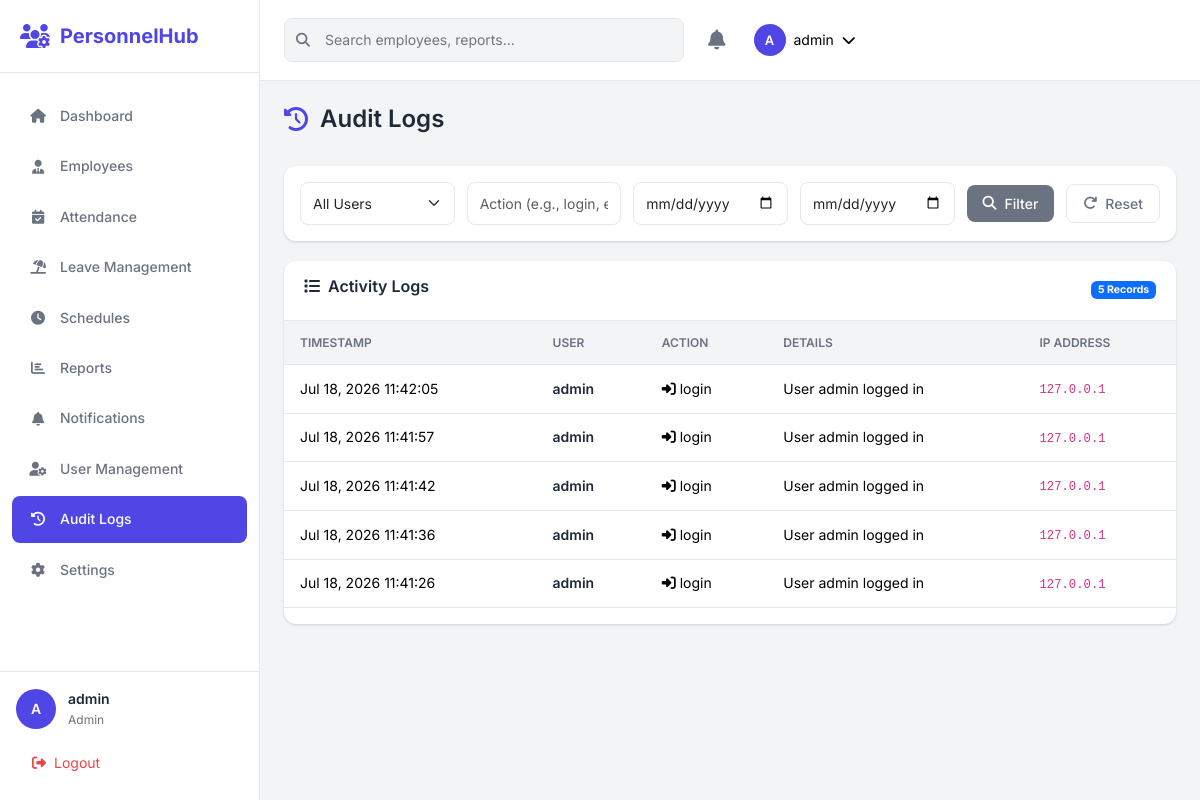
Screenshot of /audit-logs (signed in) with the database file from the repository.
### app.py (models this page shows, shortened)
class User(UserMixin, db.Model):
    __tablename__ = 'users'
    id = db.Column(db.Integer, primary_key=True)
    username = db.Column(db.String(64), unique=True, nullable=False)
    email = db.Column(db.String(120), unique=True, nullable=False)
    password_hash = db.Column(db.String(256), nullable=False)
    role = db.Column(db.String(20), nullable=False, default='employee')  # admin, hr, manager, employee
    employee_id = db.Column(db.Integer, db.ForeignKey('employees.id'), nullable=True)
    is_active = db.Column(db.Boolean, default=True)
    created_at = db.Column(db.DateTime, default=datetime.utcnow)
    updated_at = db.Column(db.DateTime, default=datetime.utcnow, onupdate=datetime.utcnow)
    employee = db.relationship('Employee', backref='user', uselist=False)
    def has_permission(self, permission):
        permissions = {
            'admin': ['all'],
            'hr': ['employees', 'attendance', 'leaves', 'reports', 'settings'],
            'manager': ['team_attendance', 'team_leaves', 'schedules'],
            'employee': ['profile', 'attendance', 'leaves']
        }
        return 'all' in permissions.get(self.role, []) or permission in permissions.get(self.role, [])

class AuditLog(db.Model):
    __tablename__ = 'audit_logs'
    id = db.Column(db.Integer, primary_key=True)
    user_id = db.Column(db.Integer, db.ForeignKey('users.id'), nullable=True)
    action = db.Column(db.String(64), nullable=False)
    details = db.Column(db.Text, nullable=True)
    ip_address = db.Column(db.String(45), nullable=True)
    created_at = db.Column(db.DateTime, default=datetime.utcnow)
    user = db.relationship('User', backref='audit_logs')

### app.py (the view)
@app.route('/audit-logs')
@login_required
@role_required('admin')
def audit_logs():
    user_id = request.args.get('user_id', type=int)
    action = request.args.get('action', '')
    date_from = request.args.get('date_from', '')
    date_to = request.args.get('date_to', '')
    page = request.args.get('page', 1, type=int)
    query = AuditLog.query
    if user_id:
        query = query.filter_by(user_id=user_id)
    if action:
        query = query.filter(AuditLog.action.ilike(f'%{action}%'))
    if date_from:
        query = query.filter(AuditLog.created_at >= datetime.strptime(date_from, '%Y-%m-%d'))
    if date_to:
        query = query.filter(AuditLog.created_at <= datetime.strptime(date_to, '%Y-%m-%d') + timedelta(days=1))
    logs = query.order_by(AuditLog.created_at.desc()).paginate(
        page=page, per_page=app.config['ITEMS_PER_PAGE'], error_out=False
    )
    users = User.query.all()
    return render_template('audit_logs.html',
                         logs=logs,
                         users=users,
                         selected_user=user_id,
                         selected_action=action,
                         date_from=date_from,
                         date_to=date_to)

### app.py (called while the page is built)
@login_manager.user_loader
def load_user(user_id):
    return User.query.get(int(user_id))

def role_required(*roles):
    def decorator(f):
        @wraps(f)
        def decorated_function(*args, **kwargs):
            if not current_user.is_authenticated:
                return redirect(url_for('login'))
            if current_user.role not in roles:
                flash('You do not have permission to access this page.', 'danger')
                return redirect(url_for('dashboard'))
            return f(*args, **kwargs)
        return decorated_function
    return decorator

@app.context_processor
def inject_now():
    return {
        'now': datetime.now(),
        'today': date.today(),
        'current_year': date.today().year
    }

### templates/audit_logs.html (shortened to what this page needs)
{% extends "base.html" %}
{% block content %}
<div class="page-header">
    <h1><i class="fas fa-history"></i> Audit Logs</h1>
</div>
<div class="filters-card">
    <form method="GET" class="filters-form">
        <div class="filter-group">
            <select name="user_id" class="form-select">
                <option value="">All Users</option>
            </select>
        </div>
        <div class="filter-group">
            <input type="text" name="action" placeholder="Action (e.g., login, edit)"
                   value="{{ selected_action }}" class="form-control">
        </div>
        <div class="filter-group">
            <input type="date" name="date_from" value="{{ date_from }}" class="form-control" placeholder="From">
        </div>
        <div class="filter-group">
            <input type="date" name="date_to" value="{{ date_to }}" class="form-control" placeholder="To">
        </div>
        <button type="submit" class="btn btn-secondary">
            <i class="fas fa-search"></i> Filter
        </button>
        <a href="{{ url_for('audit_logs') }}" class="btn btn-outline-secondary">
            <i class="fas fa-redo"></i> Reset
        </a>
    </form>
</div>
<div class="data-card">
    <div class="card-header">
        <h3><i class="fas fa-list"></i> Activity Logs</h3>
        <span class="badge bg-primary">{{ logs.total }} Records</span>
    </div>
    <div class="table-responsive">
        <table class="table table-hover">
            <thead>
                <tr>
                    <th>Timestamp</th>
                    <th>User</th>
                    <th>Action</th>
                    <th>Details</th>
                    <th>IP Address</th>
                </tr>
            </thead>
            <tbody>
                {% for log in logs.items %}
                <tr>
                    <td>
                        <div class="timestamp-cell">
                            <span class="date">{{ log.created_at.strftime('%b %d, %Y') }}</span>
                            <span class="time">{{ log.created_at.strftime('%H:%M:%S') }}</span>
                        </div>
                    </td>
                    <td>
                        {% if log.user %}
                        <span class="user-name">{{ log.user.username }}</span>
                        {% else %}
                        <span class="text-muted">System</span>
                        {% endif %}
                    </td>
                    <td>
                        <span class="action-badge action-{{ log.action }}">
                            {% if log.action == 'login' %}
                            <i class="fas fa-sign-in-alt"></i>
                            {% elif log.action == 'logout' %}
                            <i class="fas fa-sign-out-alt"></i>
                            {% elif 'add' in log.action %}
                            <i class="fas fa-plus"></i>
                            {% elif 'edit' in log.action %}
                            <i class="fas fa-edit"></i>
                            {% elif 'delete' in log.action %}
                            <i class="fas fa-trash"></i>
                            {% else %}
                            <i class="fas fa-circle"></i>
                            {% endif %}
                            {{ log.action }}
                        </span>
                    </td>
                    <td>
                        <span class="truncate" title="{{ log.details }}">
                            {{ log.details or '-' }}
                        </span>
                    </td>
                    <td><code>{{ log.ip_address or '-' }}</code></td>
                </tr>
                {% endfor %}
            </tbody>
        </table>
    </div>
</div>
{% endblock %}

### templates/base.html (shortened to what this page needs)
<!DOCTYPE html>
<html lang="en">
<head>
    <link rel="stylesheet" href="https://cdnjs.cloudflare.com/ajax/libs/font-awesome/6.4.0/css/all.min.css">
    <link rel="stylesheet" href="https://cdn.jsdelivr.net/npm/bootstrap@5.3.2/dist/css/bootstrap.min.css">
    <link rel="stylesheet" href="{{ url_for('static', filename='css/styles.css') }}">
</head>
<body>
    {% if current_user.is_authenticated %}
    <div class="app-container">
        <aside class="sidebar" id="sidebar">
            <div class="sidebar-header">
                <div class="logo">
                    <i class="fas fa-users-cog"></i>
                    <span>PersonnelHub</span>
                </div>
            </div>
            <nav class="sidebar-nav">
                <ul class="nav-menu">
                    <li class="nav-item">
                        <a href="{{ url_for('dashboard') }}" class="nav-link {% if request.endpoint == 'dashboard' %}active{% endif %}">
                            <i class="fas fa-home"></i>
                            <span>Dashboard</span>
                        </a>
                    </li>
                    {% if current_user.has_permission('employees') or current_user.role == 'admin' %}
                    <li class="nav-item">
                        <a href="{{ url_for('employees_list') }}" class="nav-link {% if 'employees' in request.endpoint %}active{% endif %}">
                            <i class="fas fa-user-tie"></i>
                            <span>Employees</span>
                        </a>
                    </li>
                    {% endif %}
                    {% if current_user.has_permission('attendance') or current_user.role == 'admin' %}
                    <li class="nav-item">
                        <a href="{{ url_for('attendance_list') }}" class="nav-link {% if 'attendance' in request.endpoint %}active{% endif %}">
                            <i class="fas fa-calendar-check"></i>
                            <span>Attendance</span>
                        </a>
                    </li>
                    {% endif %}
                    {% if current_user.has_permission('leaves') or current_user.role == 'admin' %}
                    <li class="nav-item">
                        <a href="{{ url_for('leaves_list') }}" class="nav-link {% if 'leaves' in request.endpoint %}active{% endif %}">
                            <i class="fas fa-umbrella-beach"></i>
                            <span>Leave Management</span>
                        </a>
                    </li>
                    {% endif %}
                    {% if current_user.has_permission('schedules') or current_user.role in ['admin', 'hr', 'manager'] %}
                    <li class="nav-item">
                        <a href="{{ url_for('schedules_list') }}" class="nav-link {% if 'schedules' in request.endpoint %}active{% endif %}">
                            <i class="fas fa-clock"></i>
                            <span>Schedules</span>
                        </a>
                    </li>
                    {% endif %}
                    {% if current_user.has_permission('reports') or current_user.role == 'admin' %}
                    <li class="nav-item">
                        <a href="{{ url_for('reports_list') }}" class="nav-link {% if 'reports' in request.endpoint %}active{% endif %}">
                            <i class="fas fa-chart-bar"></i>
                            <span>Reports</span>
                        </a>
                    </li>
                    {% endif %}
                    <li class="nav-item">
                        <a href="{{ url_for('notifications_list') }}" class="nav-link {% if 'notifications' in request.endpoint %}active{% endif %}">
                            <i class="fas fa-bell"></i>
                            <span>Notifications</span>
                            {% set unread_count = current_user.notifications|selectattr('is_read', 'equalto', False)|list|length %}
                        </a>
                    </li>
                    {% if current_user.role == 'admin' %}
                    <li class="nav-item">
                        <a href="{{ url_for('users_list') }}" class="nav-link {% if 'users' in request.endpoint %}active{% endif %}">
                            <i class="fas fa-user-cog"></i>
                            <span>User Management</span>
                        </a>
                    </li>
                    <li class="nav-item">
                        <a href="{{ url_for('audit_logs') }}" class="nav-link {% if request.endpoint == 'audit_logs' %}active{% endif %}">
                            <i class="fas fa-history"></i>
                            <span>Audit Logs</span>
                        </a>
                    </li>
                    {% endif %}
                    {% if current_user.has_permission('settings') or current_user.role == 'admin' %}
                    <li class="nav-item">
                        <a href="{{ url_for('settings_index') }}" class="nav-link {% if 'settings' in request.endpoint %}active{% endif %}">
                            <i class="fas fa-cog"></i>
                            <span>Settings</span>
                        </a>
                    </li>
                    {% endif %}
                </ul>
            </nav>
            <div class="sidebar-footer">
                <div class="user-info">
                    <div class="user-avatar">
                        {{ current_user.username[:1]|upper }}
                    </div>
                    <div class="user-details">
                        <span class="user-name">{{ current_user.username }}</span>
                        <span class="user-role">{{ current_user.role|title }}</span>
                    </div>
                </div>
                <a href="{{ url_for('logout') }}" class="logout-btn">
                    <i class="fas fa-sign-out-alt"></i>
                    <span>Logout</span>
                </a>
            </div>
        </aside>
        <main class="main-content">
            <header class="top-navbar">
                <div class="navbar-search">
                    <i class="fas fa-search"></i>
                    <input type="text" placeholder="Search employees, reports...">
                </div>
                <div class="navbar-actions">
                    <div class="notification-dropdown">
                        <button class="notification-btn" onclick="toggleNotifications()">
                            <i class="fas fa-bell"></i>
                            {% set unread = current_user.notifications|selectattr('is_read', 'equalto', False)|list|length %}
                        </button>
                    </div>
                    <div class="user-dropdown">
                        <button class="user-btn">
                            <div class="user-avatar-sm">
                                {{ current_user.username[:1]|upper }}
                            </div>
                            <span class="d-none d-md-inline">{{ current_user.username }}</span>
                            <i class="fas fa-chevron-down"></i>
                        </button>
                    </div>
                </div>
            </header>
            <div class="page-content">
                {% block content %}{% endblock %}
            </div>
        </main>
    </div>
    {% else %}
    {% block auth_content %}{% endblock %}
    {% endif %}
</body>
</html>

### rows the page displays
User: username "A", username "admin", role "Admin"
AuditLog: created_at "Jul 18, 2026", created_at "11:42:05", user.username "admin", action "login", details "User admin logged in", ip_address "127.0.0.1"
AuditLog: created_at "Jul 18, 2026", created_at "11:41:57", user.username "admin", action "login", details "User admin logged in", ip_address "127.0.0.1"
AuditLog: created_at "Jul 18, 2026", created_at "11:41:42", user.username "admin", action "login", details "User admin logged in", ip_address "127.0.0.1"
AuditLog: created_at "Jul 18, 2026", created_at "11:41:36", user.username "admin", action "login", details "User admin logged in", ip_address "127.0.0.1"
AuditLog: created_at "Jul 18, 2026", created_at "11:41:26", user.username "admin", action "login", details "User admin logged in", ip_address "127.0.0.1"

### other values shown
{{ logs.total }} "5"
